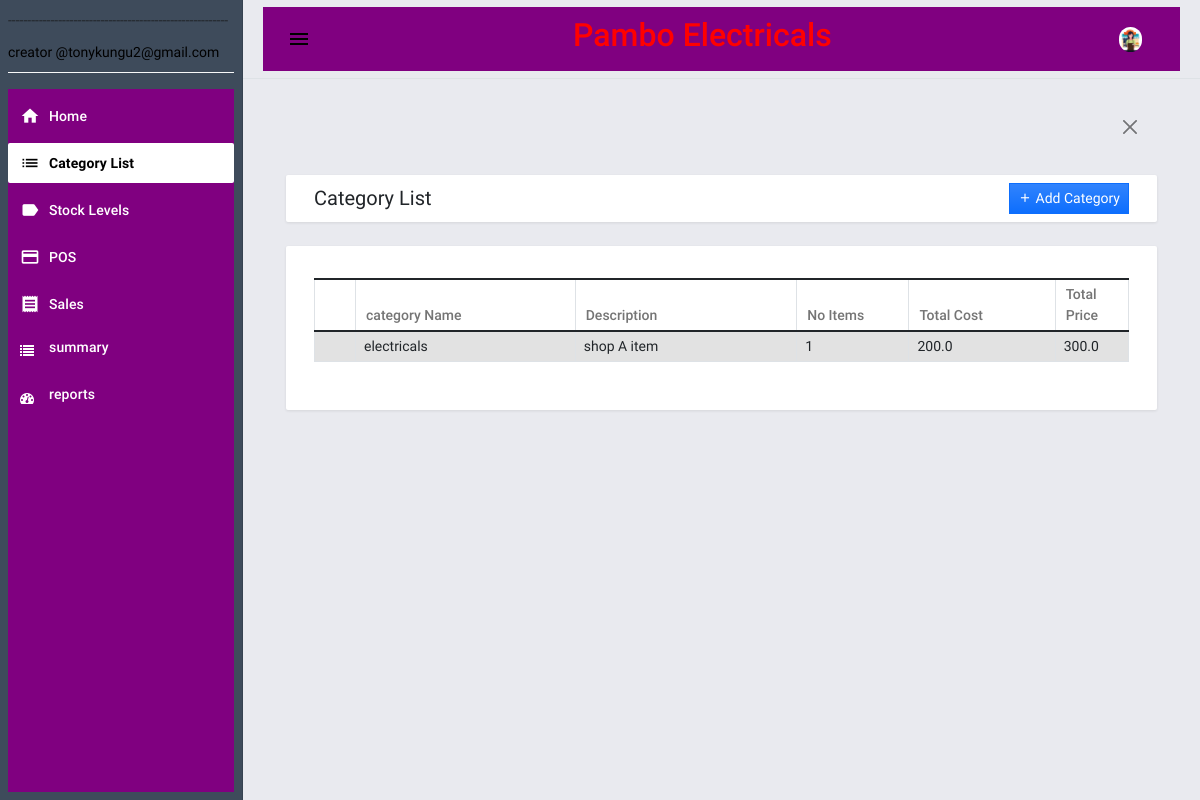
Before: /category (signed in) with the older database file.
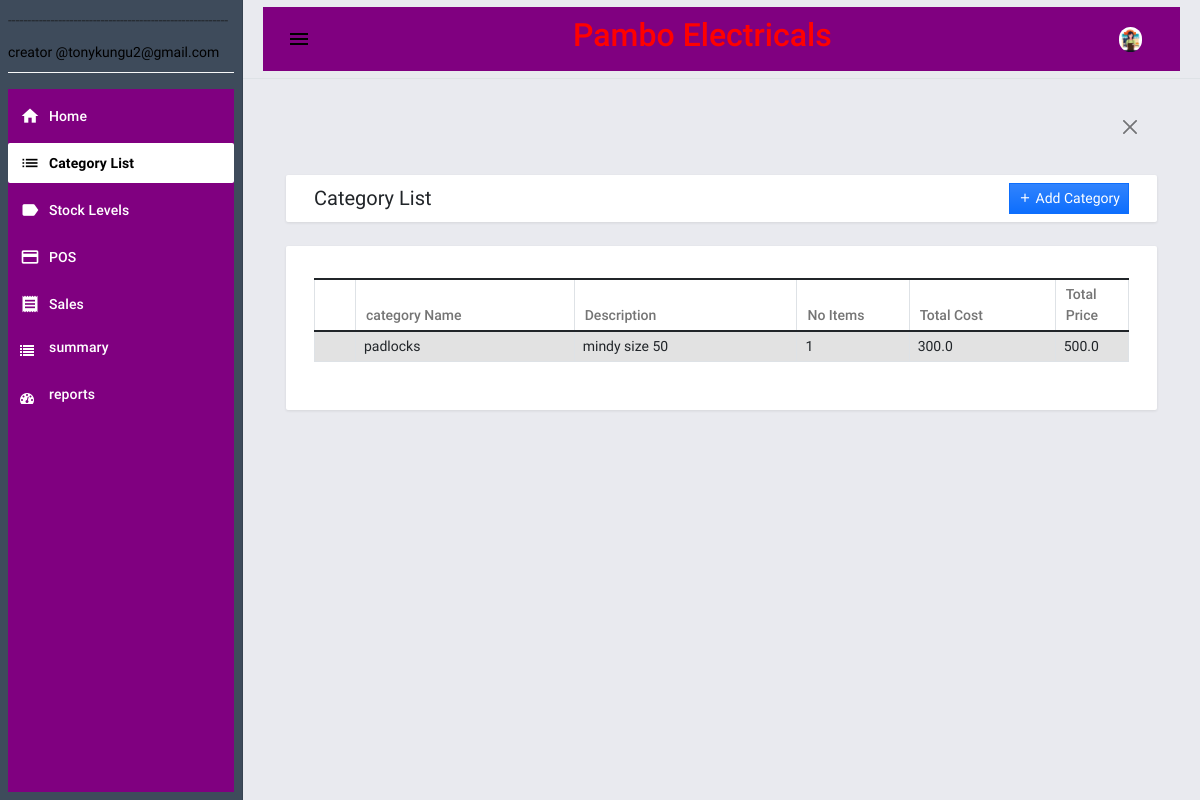
After: the same page with the newer database file.
### pambo/database.py (models this page shows)
class products(posData.Model): # actual products info
    pid=posData.Column(posData.Integer,primary_key=True)
    serial=posData.Column(posData.String(),nullable=False,default="0")
    pname=posData.Column(posData.String(100),nullable=False)
    pDesc=posData.Column(posData.String(100),nullable=True)
    pCat=posData.Column(posData.String(100),nullable=False)
    pImage=posData.Column(posData.String(100),nullable=True)
    pQuant=posData.Column(posData.Float,nullable=False)
    pCost=posData.Column(posData.Float,nullable=False)
    pPrice=posData.Column(posData.Float,nullable=False)
    pStatus=posData.Column(posData.String(100),nullable=False)
    pDate=posData.Column(posData.DateTime,nullable=False,default=datetime.utcnow)
    pShop=posData.Column(posData.String(100),nullable=False)
    pCreator=posData.Column(posData.String(100),nullable=False)

### pambo/routes.py (the view)
@app.route('/category')
@login_required
def catInfo():
    cat=getCat()
    return render_template('category.html',cat=cat)

### pambo/grpProd.py (called while the page is built)
def getCat():
    conn=sqlite3.connect('./pambo/pos.db')
    rows=[]
    con=conn.execute('select pCat,pDesc,count(*) as number,sum(pCost) as total_cost,sum(pPrice) as total_price from products group by pCat')
    for row in con:
       rows.append(row)
    return rows

### pambo/routes.py (called while the page is built)
@logins.user_loader
def load_user(id):
    return posUsers.query.get(int(id))

### pambo/template/category.html (shortened to what this page needs)
{% extends "base.html" %} {% block pageContent %}
<div class="mdc-layout-grid__cell stretch-card mdc-layout-grid__cell--span-12">
    <div class="mdc-card py-2">
        <div class="d-flex justify-content-between align-items-center">
            <h4 class="card-title mb-0">Category List</h4>
            <div class="text-start">
                <a href="{{url_for('addCat')}}"><button class="btn btn-primary bg-gradient btn-sm rounded-0" id="create_new"><i class="mdi mdi-plus"></i><span> Add Category</span></button></a>
            </div>
        </div>
    </div>
</div>
<div class="mdc-layout-grid__cell stretch-card mdc-layout-grid__cell--span-12">
    <div class="mdc-card">
        <div class="table-responsive">
            <table class="table table-striped table-bordered">
                <colgroup>
                    <col width="5%">
                    <col width="30%">
                    <col width="30%">
                    <col width="15%">
                    <col width="20%">
                </colgroup>
                <thead>
                    <tr>
                        <th class="text-center py-1"></th>
                        <th class="text-start py-1">category Name</th>
                        <th class="text-start py-1">Description</th>
                        <th class="text-start py-1">No Items</th>
                        <th class="text-start py-1">Total Cost</th>
                        <th class="text-start py-1">Total Price</th>
                    </tr>
                </thead>
                <tbody>
                    {% for cat in cat %}
                    <tr>
                        <td class="px-2 py-1 text-center"></td>
                        <td class="px-2 py-1 text-start" style="margin-left:100px">{{cat[0]}}</td>
                        <td class="px-2 py-1 text-start">{{cat[1]}}</td>
                        <td class="px-2 py-1 text-start">{{cat[2]}}</td>
                        <td class="px-2 py-1 text-start">{{cat[3]}}</td>
                        <td class="px-2 py-1 text-start">{{cat[4]}}</td>
                    </tr>
                    {% endfor %}
                </tbody>
            </table>
        </div>
    </div>
</div>
{% endblock pageContent %}

Changed rows visible on the page:
changed products: pCat "electricals" → "padlocks"; pDesc "shop A item" → "mindy size 50"; pCost "200.0" → "300.0"; pPrice "300.0" → "500.0"
